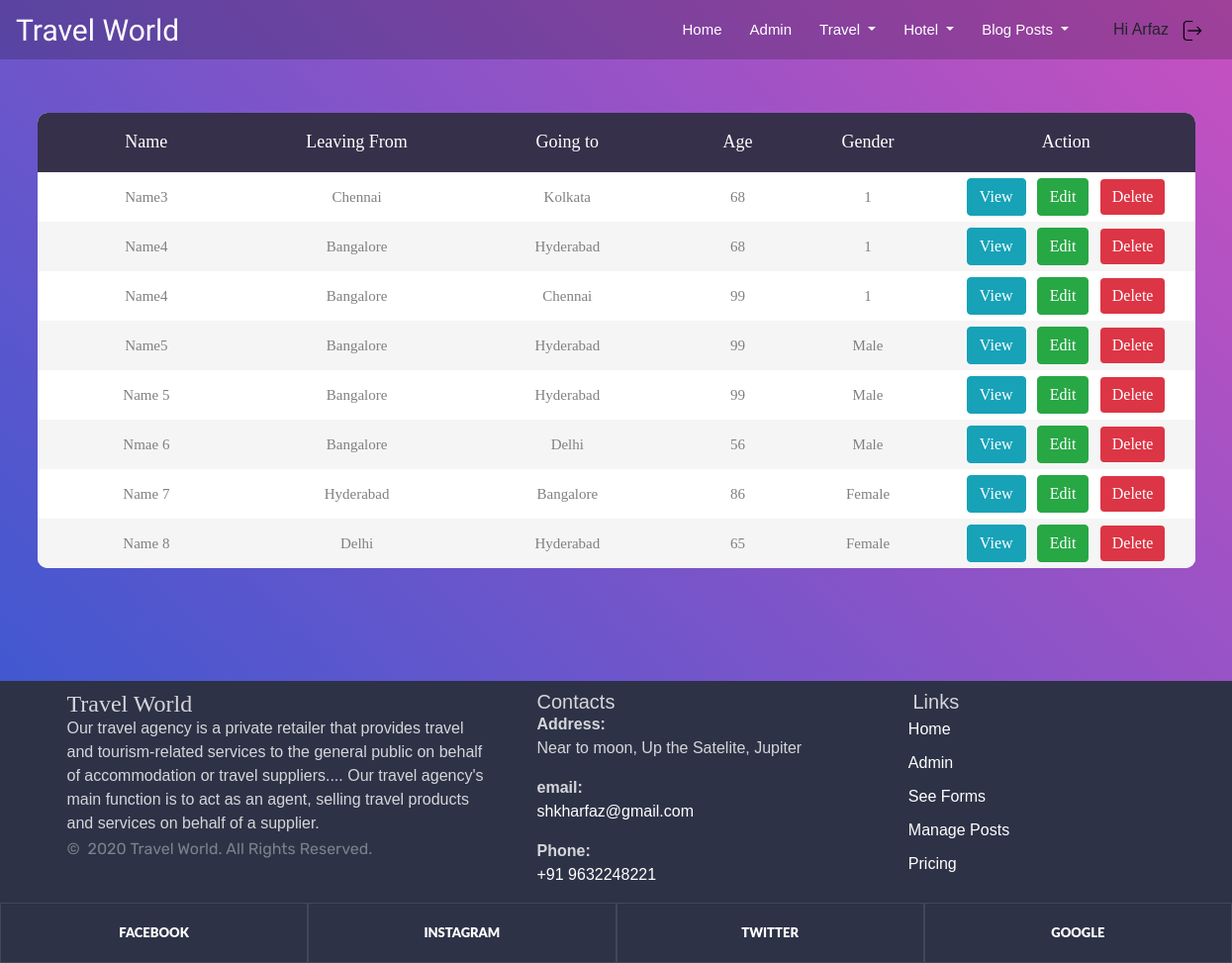
The page /project-forms (signed in) on the database its author committed.
### core/models.py (models this page shows, shortened)
class Project(models.Model):
    Name = models.CharField(max_length=100, null=True, blank=True, verbose_name='Name')
    Age = models.IntegerField(null=True, blank=True, verbose_name='Age')
    Gender = models.CharField(max_length=10, null=True, blank=True, verbose_name='Gender')
    Leaving_From = models.ForeignKey("LeavingFromPlaces", null=True, blank=True, on_delete=models.CASCADE, related_name="Leaving_From")
    Going_To = models.ForeignKey("LeavingFromPlaces", null=True, blank=True, on_delete=models.CASCADE, related_name="Going_To")
    Date_Of_Journey = models.DateField(default=datetime.now)
    Date_of_return = models.DateField(default=datetime.now)
    Additional_feature = models.ForeignKey("MasterSpares", null=True, blank=True, on_delete=models.CASCADE)
    services = models.ManyToManyField("Facility", null=True, blank=True)
    Type_of_vehicle = models.CharField(max_length=100, null=True, blank=True, verbose_name='Type of vehicle')
    def get_absolute_url(self):
        return urls.reverse('core:project-detail', kwargs={'pk': self.id})

class LeavingFromPlaces(models.Model):
    name = models.CharField(max_length=255, verbose_name='Places', null=True, blank=True)
    def __str__(self):
        return '{}'.format(self.name)

### core/views.py (the view)
# urls.py: path('project-forms', views.ProjectListView.as_view(), name="project"),
class ProjectListView(LoginRequiredMixin, ListView):
    model = Project
    template_name = 'project_list.html'
    paginate_by = 50
    def get_queryset(self):
        base_queryset = self.model.objects.all()
        return base_queryset

### templates/project_list.html (shortened to what this page needs)
{% extends "core/base.html" %}
{%block content%}
{% load static %}
<link rel="stylesheet" type="text/css" href="{% static 'vendor/bootstrap/css/bootstrap.min.css' %}">
<link rel="stylesheet" type="text/css" href="{% static 'fonts/font-awesome-4.7.0/css/font-awesome.min.css' %}">
<link rel="stylesheet" type="text/css" href="{% static 'vendor/animate/animate.css' %}">
<link rel="stylesheet" type="text/css" href="{% static 'vendor/select2/select2.min.css' %}">
<link rel="stylesheet" type="text/css" href="{% static 'vendor/perfect-scrollbar/perfect-scrollbar.css' %}">
<link rel="stylesheet" type="text/css" href="{% static 'css/util.css' %}">
<link rel="stylesheet" type="text/css" href="{% static 'css/main.css' %}">
<div class="limiter">
    <div class="container-table100">
        <div style="padding:50px;">
            <div class="wrap-table100">
                <div class="table100">
                    <table>
                        <thead>
                        <tr class="table100-head">
                            <th class="column">Name</th>
                            <th class="column">Leaving From</th>
                            <th class="column">Going to</th>
                            <th class="columnsmall">Age</th>
                            <th class="columnsmall">Gender</th>
                            <th class="column3">Action</th>
                        </tr>
                        </thead>
                        <tbody>
                        {% for project in project_list %}
                        <tr>
                            <td class="column">{{ project.Name|title }}</td>
                            <td class="column">{{ project.Leaving_From }}</td>
                            <td class="column">{{ project.Going_To }}</td>
                            <td class="columnsmall">{{ project.Age }}</td>
                            <td class="columnsmall">{{ project.Gender }}</td>
                            <td class="column3"><a href="{{ project.get_absolute_url }}" class="btn btn-info">View</a>
                                <a href="{% url 'core:project_update' project.pk %}" class="btn btn-success">Edit</a>
                                <form style="display:inline;" action="{% url 'core:project_delete' project.pk %}"
                                      method="post"
                                      onsubmit="return confirm('Are you sure you want to delete {{ project.name1|escapejs  }}?')">
                                    <input class="btn btn-danger" type="submit" value="Delete"/>
                                </form>
                            </td>
                        </tr>
                        {% endfor %}
                        </tbody>
                    </table>
                </div>
            </div>
        </div>
    </div>
</div>
{% endblock %}

### templates/core/Navbar.html (shortened to what this page needs)
{% load static %}
<nav class="navbar navbar-expand-lg fixed-top py-2 navbar-inverse">
    <a class="navbar-brand" href="{% url 'core:index' %}">Travel World</a>
    {% if user.is_authenticated %}
    <div class="collapse navbar-collapse" id="navbarSupportedContent">
        <ul class="navbar-nav ml-auto">
            <li class="nav-item cool-link">
                <a class="nav-link " href="{% url 'core:index'%}">Home</a>
            </li>
            {% if user.is_superuser %}
            <li class="nav-item cool-link"><a class="nav-link" href="/admin">Admin</a></li>
            <li class="nav-item dropdown cool-link">
                <a class="nav-link dropdown-toggle" href="{% url 'core:project' %}" role="button"
                   data-toggle="dropdown" aria-haspopup="true">
                    Travel
                </a>
            </li>
                        <li class="nav-item dropdown cool-link">
                <a class="nav-link dropdown-toggle" href="{% url 'api:guest_list' %}" role="button"
                   data-toggle="dropdown" aria-haspopup="true">
                    Hotel
                </a>
            </li>
            <li class="nav-item dropdown cool-link">
                <a class="nav-link dropdown-toggle" href="{% url 'core:posts' %}" role="button"
                   data-toggle="dropdown" aria-haspopup="true">
                    Blog Posts
                </a>
            </li>
            {% endif %}
            <li style="margin-top:13px;" class="nav-item">Hi {{user.username|title}}</li>
            <li id="logout" class="nav-item ">
                <a class="nav-link" href="{% url 'admin:logout' %}">
                    <img width="20px" height="20px" src="{% static 'images/logout.png' %} ">
                </a>
            </li>
        </ul>
    </div>
    {% endif %}
</nav>

### static/css/main.css (style rules this page uses)
* { margin: 0px; padding: 0px; box-sizing: border-box; }
body, html { height: 100%; font-family: sans-serif; }
a { margin: 0px; transition: all 0.4s; -webkit-transition: all 0.4s; -o-transition: all 0.4s; -moz-transition: all 0.4s; }
ul, li { margin: 0px; list-style-type: none; }
input { display: block; outline: none; border: none !important; }
.limiter { width: 100%; margin: 0 auto; }
.container-table100 { width: 100%; min-height: 86vh; background: #c850c0; background: -webkit-linear-gradient(45deg, #4158d0, #c850c0); background: -o-linear-gradient(45deg, #4158d0, #c850c0); background: -moz-linear-gradient(45deg, #4158d0, #c850c0); background: linear-gradient(45deg, #4158d0, #c850c0); display: -webkit-box; display: -webkit-flex; display: -moz-box; display: -ms-flexbox; display: flex; align-items: center; justify-content: center; flex-wrap: wrap; padding: 33px 30px; }
.wrap-table100 { width: 1170px; }
table { border-spacing: 1; border-collapse: collapse; background: white; border-radius: 10px; overflow: hidden; width: 100%; margin: 0 auto; position: relative; }
table * { position: relative; }
table td, table th { padding-left: 8px; }
table thead tr { height: 60px; background: #36304a; }
table tbody tr { height: 50px; }
table tbody tr:last-child { border: 0; }
table td, table th { text-align: center; }
.table100-head th { font-family: OpenSans-Regular; font-size: 18px; color: #fff; line-height: 1.2; font-weight: unset; }
tbody tr:nth-child(even) { background-color: #f5f5f5; }
tbody tr { font-family: OpenSans-Regular; font-size: 15px; color: #808080; line-height: 1.2; font-weight: unset; }
.column { width: 194px; }
.columnsmall { width: 120px; }
.column3 { width: 245px; }

### rows shown on the page
Project: Name "Name3", Leaving_From "Chennai", Going_To "Kolkata", Age "68", Gender "1"
Project: Name "Name4", Leaving_From "Bangalore", Going_To "Hyderabad", Age "68", Gender "1"
Project: Name "Name4", Leaving_From "Bangalore", Going_To "Chennai", Age "99", Gender "1"
Project: Name "Name5", Leaving_From "Bangalore", Going_To "Hyderabad", Age "99", Gender "Male"
Project: Name "Name 5", Leaving_From "Bangalore", Going_To "Hyderabad", Age "99", Gender "Male"
Project: Name "Nmae 6", Leaving_From "Bangalore", Going_To "Delhi", Age "56", Gender "Male"
Project: Name "Name 7", Leaving_From "Hyderabad", Going_To "Bangalore", Age "86", Gender "Female"
Project: Name "Name 8", Leaving_From "Delhi", Going_To "Hyderabad", Age "65", Gender "Female"

### other values the page prints
{{ user.username|title }} "Arfaz"
